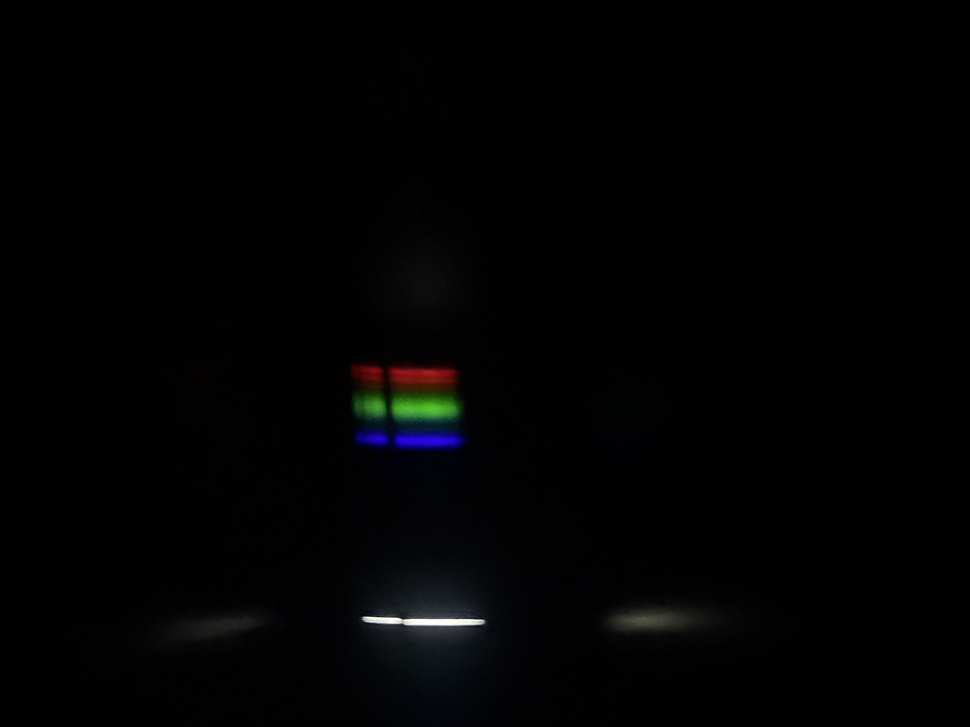
#> input picture IMG_5301.jpg, 970 x 727 px, shrunk from 5712 x 4284 before the run
$ python spectrum_analyser.py IMG_5301.jpg
#> lines starting #> are read from the running program, lines starting #| are printed output that depends on the picture
from PIL import Image
import numpy as np
import matplotlib.pyplot as plt
import sys  # Add this import at the top of your file

def plot_channel_column_averages(image_path):
    """
    Reads a JPG image, extracts R, G, B channels, calculates the average
    of each vertical column for each channel, and plots these averages.
    """
#> called with image_path = 'IMG_5301.jpg'
    try:
        # 1. Read the .jpg image
        img = Image.open(image_path)
#> img is the input picture: PIL image 970x727 RGB; mean R, G, B 2.2, 2.3, 2.6
        # Ensure the image is in RGB format
        img_rgb = img.convert("RGB")
        img_array = np.array(img_rgb)

        # 2. Get arrays of the R, G, and B channels
        # R_channel is a 2D array of red values for all pixels
        # G_channel is a 2D array of green values for all pixels
        # B_channel is a 2D array of blue values for all pixels
        R_channel = img_array[:, :, 0]
        G_channel = img_array[:, :, 1]
        B_channel = img_array[:, :, 2]

        # 3. Calculate the average of each vertical column of pixels for each channel
        # np.mean(axis=0) calculates the mean along the columns (downwards)
        avg_R_per_column = np.mean(R_channel, axis=1)
#> avg_R_per_column = 727 values, max 39.59 at index 620, min 0.0557 at index 3, mean 2.19
        avg_G_per_column = np.mean(G_channel, axis=1)
#> avg_G_per_column = 727 values, max 39.99 at index 620, min 0.0557 at index 3, mean 2.31
        avg_B_per_column = np.mean(B_channel, axis=1)
#> avg_B_per_column = 727 values, max 38.46 at index 620, min 0.0557 at index 3, mean 2.59

        # 4. Plot the averages
        num_columns = img_array.shape[0]
#> num_columns = 727
        column_indices = np.arange(num_columns)
#> column_indices = 727 values from 0 to 726

        plt.figure(figsize=(12, 7))

        plt.plot(column_indices, avg_R_per_column, color='red', label='Red Channel Column Average')
        plt.plot(column_indices, avg_G_per_column, color='green', label='Green Channel Column Average')
        plt.plot(column_indices, avg_B_per_column, color='blue', label='Blue Channel Column Average')

        plt.title(f'Average Pixel Value per Column for RGB Channels\nImage: {image_path}')
        plt.xlabel('Column Index')
        plt.ylabel('Average Pixel Value (0-255)')
        plt.legend()
        plt.grid(True)
        plt.gca().invert_xaxis()  # Invert x-axis to match the image's left-to-right orientation
        plt.tight_layout()
        plt.show()
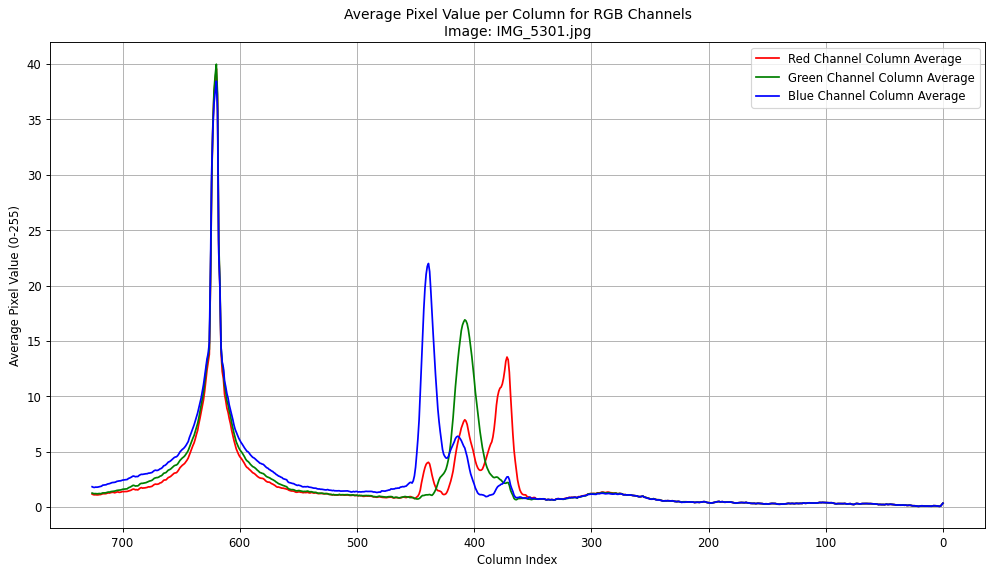
#> figure drawn by matplotlib, 1 panel; curve peaks at x = 620, y = 39.59; curve peaks at x = 620, y = 39.99; curve peaks at x = 620, y = 38.46

        # The R_channel, G_channel, B_channel arrays are available here if needed
        # For example, to print the shape of the Red channel array:
        # print(f"Red channel array shape: {R_channel.shape}")


    except FileNotFoundError:
        print(f"Error: The image file '{image_path}' was not found.")
    except Exception as e:
        print(f"An error occurred: {e}")

if __name__ == "__main__":
    if len(sys.argv) > 1:
        image_file_path = sys.argv[1]  # Use the first command-line argument as the image path
    else:
        # Default or error if no path is provided
        print("Error: No image path provided. Please run the script with an image path argument.")
        print("Usage: python spectrum_analyser.py <path_to_your_image.jpg>")
        # You might want to set a default image or exit here
        image_file_path = "your_image.jpg"  # Or sys.exit(1) to stop execution

    plot_channel_column_averages(image_file_path)
    print(f"Processing complete for {image_file_path}. If a plot window appeared, close it to exit.")
    if image_file_path == "your_image.jpg" and len(sys.argv) <= 1:
        print("Ensure you have an image file at the specified path or provide one as a command line argument.")
